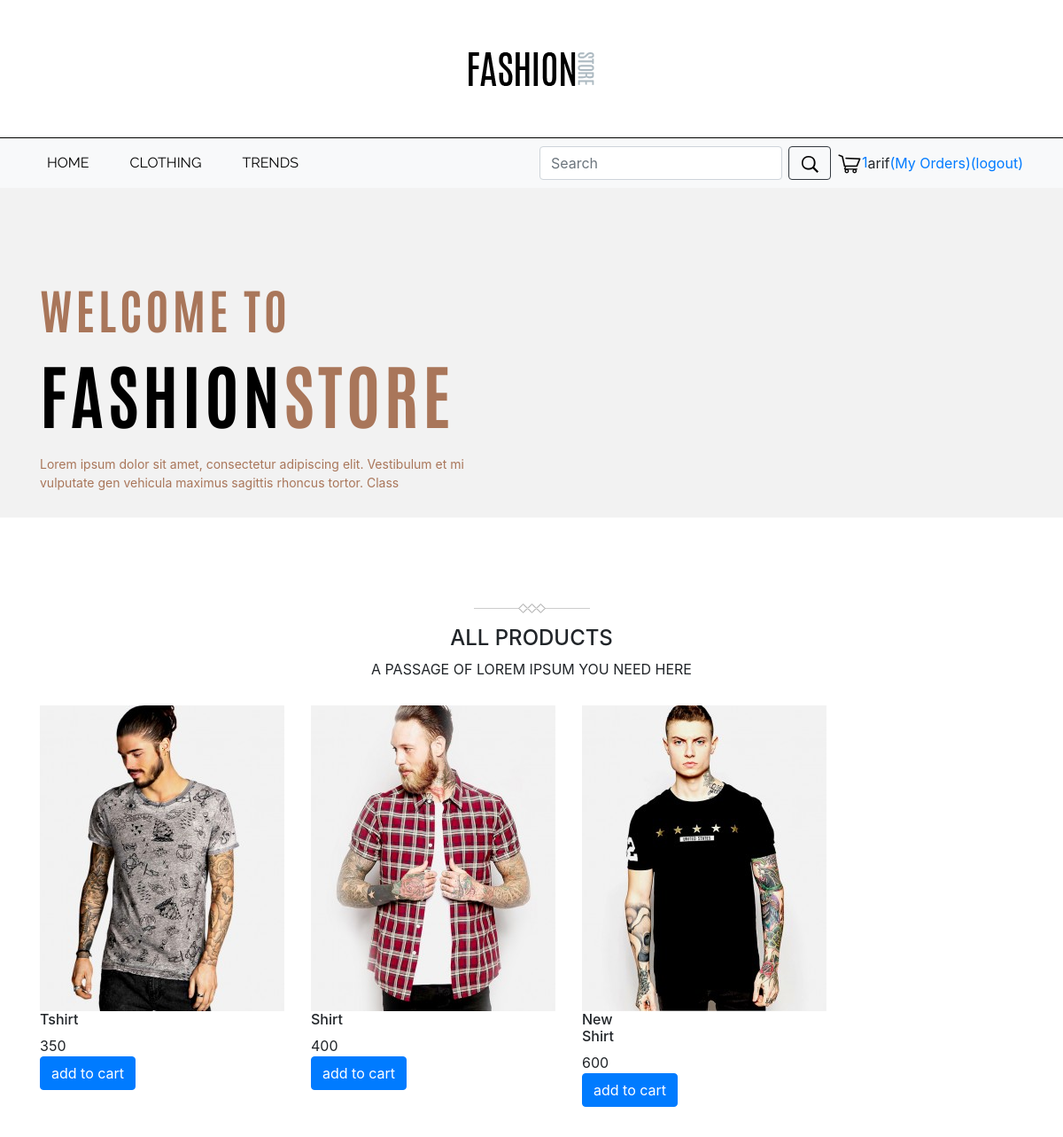
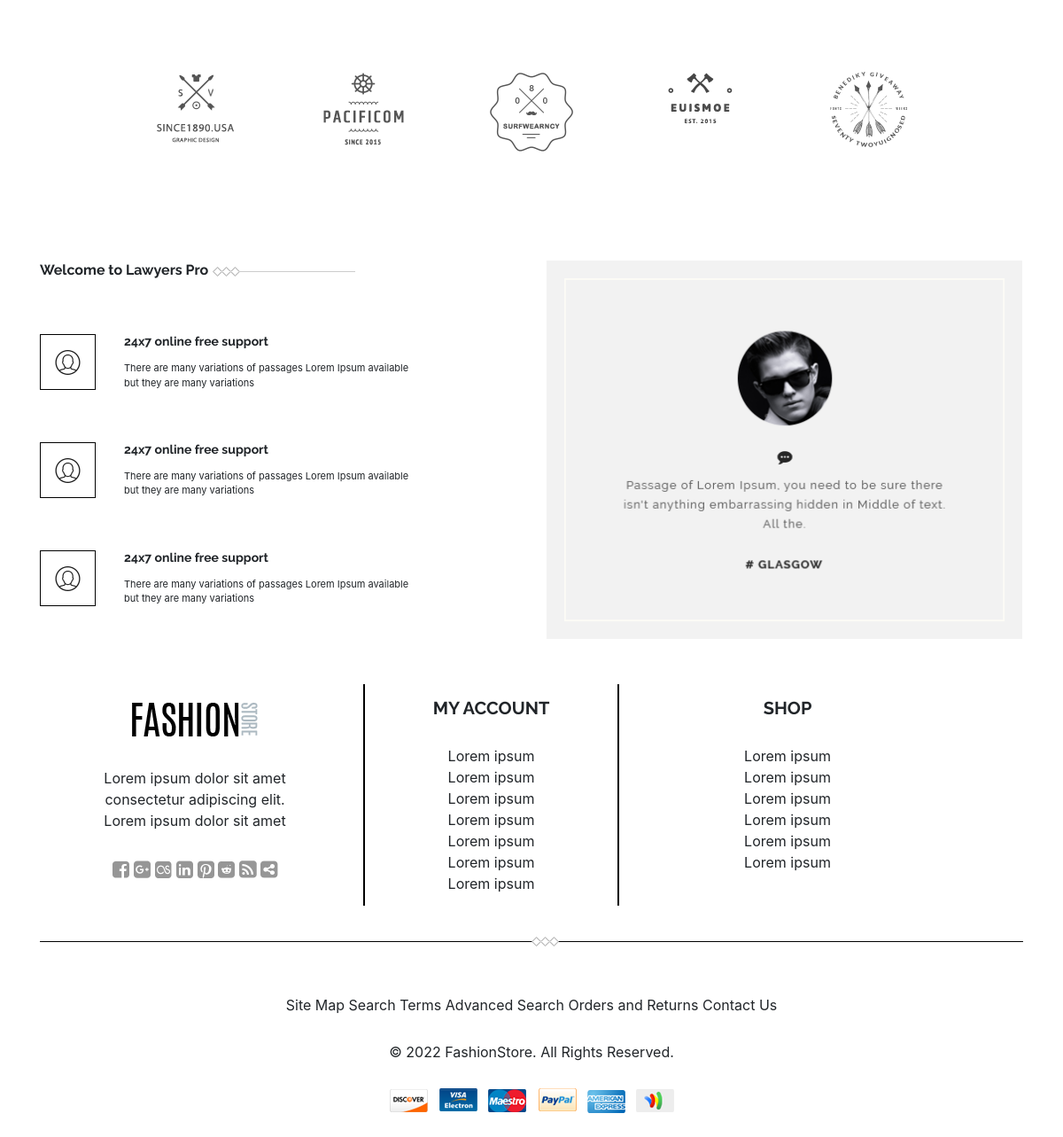
Screenshot of /index.php (signed in) with the database file from the repository (2 pictures, top to bottom).
### tables this page shows
CREATE TABLE `product` (
  `id` int(100) NOT NULL,
  `name` varchar(100) NOT NULL,
  `catagory` varchar(100) NOT NULL,
  `description` varchar(100) NOT NULL,
  `quantity` int(100) NOT NULL,
  `Price` int(100) NOT NULL,
  `imgname` varchar(100) NOT NULL
);

### index.php (the view, shortened to what this page needs)
<?php
include 'header.php';
include 'lib/connection.php';
$sql = "SELECT * FROM product";
$result = $conn->query($sql);
?>
<div class="banner">
    <div class="container">
        <div class="row">
            <div class="col-md-6">
                <div class="banner-text">
                    <p class="bt1">Welcome To</p>
                    <p class="bt2"><span class="bt3">Fashion</span>Store</p>
                    <p class="bt4">Lorem ipsum dolor sit amet, consectetur adipiscing elit. Vestibulum et mi <br>vulputate gen vehicula maximus sagittis rhoncus tortor. Class </p>
                </div>
            </div>
            <div class="col-md-6">
            </div>
        </div>
    </div>
</div>
<section>
    <div class="container">
        <div class="topsell-head">
            <div class="row">
                <div class="col-md-12 text-center">
                    <img src="img/mark.png">
                    <h4>All Products</h4>
                    <p>A passage of Lorem Ipsum you need here</p>
                </div>
            </div>
        </div>
    </div>
    <div class="container">
        <div class="row">
            <?php
            if (mysqli_num_rows($result) > 0) {
                while ($row = mysqli_fetch_assoc($result)) {
            ?>
                    <form action="<?php echo $_SERVER['PHP_SELF']; ?>" method="post">
                        <div class="col-md-3 col-sm-6 col-6">
                            <div>
                                <img src="admin/product_img/<?php echo $row['imgname']; ?>">
                            </div>
                            <div>
                                <div>
                                    <h6><?php echo $row["name"] ?></h6>
                                    <span><?php echo $row["Price"] ?></span>
              </div>
              <input type="submit" class="btn btn btn-primary" value="add to cart" name="add_to_cart">
              </div>
            </div>
            </form>
            <?php
    }
        }
        else
            echo "0 results";
        ?>
          </div>
  </div>
</section>
<div class="logo5">
  <div class="container">
    <div class="row">
      <div class="col-md-1">
      </div>
      <div class="col-md-2 text-center">
        <img src="img/logo1.png">
      </div>
      <div class="col-md-2 text-center">
        <img src="img/logo2.png">
      </div>
      <div class="col-md-2 text-center">
        <img src="img/logo3.png">
      </div>
      <div class="col-md-2 text-center">
        <img src="img/logo4.png">
      </div>
      <div class="col-md-2 text-center">
        <img src="img/logo5.png">
      </div>
      <div class="col-md-1">
      </div>
    </div>
  </div>
</div>
<div class="welcome">
  <div class="container">
    <div class="row">
      <div class="col-md-12 col-lg-6 col-sm-12">
        <span class="welcometitle">Welcome to Lawyers Pro</span>
        <img src="img/titleful.png">
        <img src="img/titleline.png" class="titleline">
        <div class="row" id="wel1">
          <div class="col-md-2 col-lg-2 col-2">
            <img src="img/w1.png" class="w" class="img-fluid">
          </div>
          <div class="col-md-10  col-lg-10 col-10">
            <h6 class="wh">24x7 online free support</h6>
            <p class="wp">There are many variations of passages Lorem Ipsum available<br>
            but they are many variations </p>
          </div>
        </div>
         <div class="row" id="wel2">
          <div class="col-md-2 col-lg-2 col-2">
            <img src="img/w1.png" class="w" class="img-fluid">
          </div>
          <div class="col-md-10  col-lg-10 col-10">
            <h6 class="wh">24x7 online free support</h6>
            <p class="wp">There are many variations of passages Lorem Ipsum available<br>
            but they are many variations </p>
          </div>
        </div>
        <div class="row" id="wel2">
          <div class="col-md-2 col-lg-2 col-2">
            <img src="img/w1.png" class="w" class="img-fluid">
          </div>
          <div class="col-md-10  col-lg-10 col-10">
            <h6 class="wh">24x7 online free support</h6>
            <p class="wp">There are many variations of passages Lorem Ipsum available<br>
            but they are many variations </p>
          </div>
        </div>
      </div>
      <div class="col-md-12 col-lg-6 col-sm-12">
        <img src="img/comment.png" class="img-fluid">
      </div>
    </div>
  </div>
</div>
<?php
 include'footer.php';
?>

### css/style.css (style rules this page uses)
.banner { background-color: #f2f2f2; }
.bt1 { margin-top: 100px; font-family: antonio; font-size: 54px; color: #a9765a; text-transform: uppercase; letter-spacing: 4px; }
.bt2 { font-family: antonio; font-size: 80px; color: #a9765a; text-transform: uppercase; line-height: 55px; letter-spacing: 4px; padding-bottom: 20px; }
.bt3 { color: black; }
.bt4 { color: #a9765a; font-size: 14px; }
.topsell-head { text-transform: uppercase; padding-top: 95px; }
.topsell-head img, h3, p { padding-bottom: 13px; }
.logo5 { padding-top: 115px; padding-bottom: 70px; }
.logo5 img { padding-bottom: 50px; }
.titleline { margin-left: -8px; }
.welcometitle { font-family: "Raleway", sans-serif; font-weight: bold; }
.w { padding: 15px; border: 1px solid black; }
.wp { font-size: 11px; }
.wh { font-family: "Raleway", sans-serif; font-weight: bold; margin-bottom: 13px; font-size: 14px; }
#wel1 { padding-top: 60px; }
#wel2 { margin-top: 30px; }

### rows the page displays
product: imgname (picture), name "Tshirt", Price "350"
product: imgname (picture), name "Shirt", Price "400"
product: imgname (picture), name "New Shirt", Price "600"

### other values shown
$total "1"
$_SESSION['username'] "arif"
